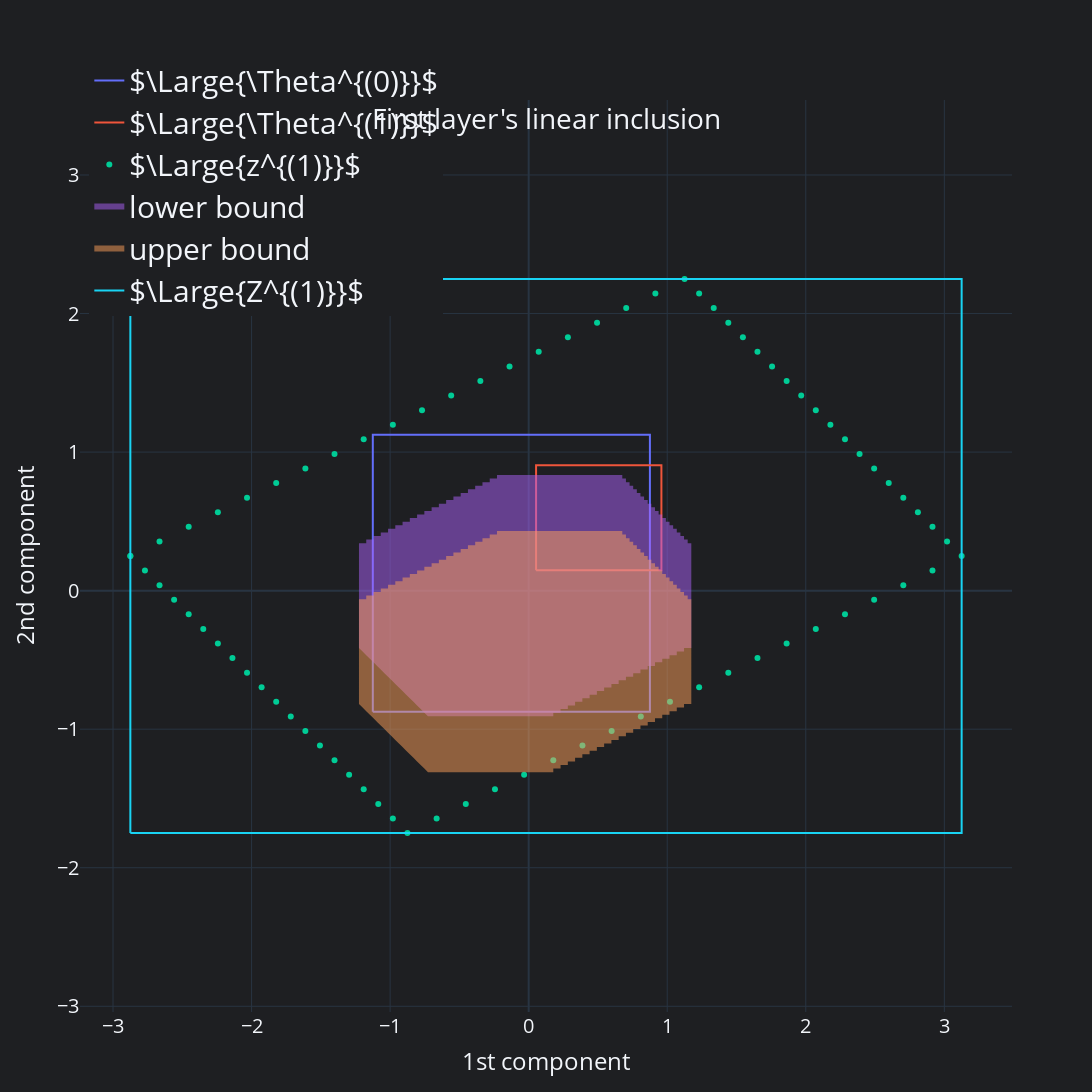

Write notebook code for a chart like this one.
### Code cell
fig_linear_inclusion = go.Figure()
fig_linear_inclusion.add_trace(
    go.Scatter(
        x=theta_0[0],
        y=theta_0[1],
        mode="lines",
        name=r"$\Large{\Theta^{(0)}}$",
    )
)
fig_linear_inclusion.add_trace(
    go.Scatter(
        x=theta_1[0],
        y=theta_1[1],
        mode="lines",
        name=r"$\Large{\Theta^{(1)}}$",
    )
)
fig_linear_inclusion.add_trace(
    go.Scatter(x=z_1[0], y=z_1[1], mode="markers", name=r"$\Large{z^{(1)}}$")
)
fig_linear_inclusion.add_trace(
    go.Scatter(
        x=lower_linear_1[0],
        y=lower_linear_1[1],
        mode="none",
        name="lower bound",
        fill="toself",
    )
)
fig_linear_inclusion.add_trace(
    go.Scatter(
        x=upper_linear_1[0][upper_linear_1[0] >= 0],
        y=upper_linear_1[1][upper_linear_1[0] >= 0],
        mode="none",
        name="upper bound",
        fill="toself",
    )
)
fig_linear_inclusion.add_trace(
    go.Scatter(
        x=(z_0_1.inf, z_0_1.inf, z_0_1.sup, z_0_1.sup, z_0_1.inf),
        y=(z_1_1.inf, z_1_1.sup, z_1_1.sup, z_1_1.inf, z_1_1.inf),
        mode="lines",
        name=r"$\Large{Z^{(1)}}$",
    )
)
fig_linear_inclusion.update_layout(
    title=dict(text="First layer's linear inclusion", **shared_title_params),
    **shared_layout,
)
fig_linear_inclusion.update_yaxes(**shared_ratio)
fig_linear_inclusion.show()

### Figure 1 — Plotly figure (JSON) as saved in the notebook; plotly's stock layout.template omitted (floating-point values rounded to 4 significant figures; data arrays with more than 128 entries replaced by an {"elided": "..."} marker saying what was removed)
{"data": [{"mode": "lines", "name": "$\\Large{\\Theta^{(0)}}$", "x": [-1.125, -1.125, 0.875, 0.875, -1.125], "y": [-0.875, 1.125, 1.125, -0.875, -0.875], "type": "scatter"}, {"mode": "lines", "name": "$\\Large{\\Theta^{(1)}}$", "x": [0.0534, 0.0534, 0.9579, 0.9579, 0.0534], "y": [0.148, 0.9047, 0.9047, 0.148, 0.148], "type": "scatter"}, {"mode": "markers", "name": "$\\Large{z^{(1)}}$", "x": [-2.875, -2.664, -2.454, -2.243, -2.033, -1.822, -1.612, -1.401, -1.191, -0.9803, -0.7697, -0.5592, -0.3487, -0.1382, 0.07237, 0.2829, 0.4934, 0.7039, 0.9145, 1.125, 1.23, 1.336, 1.441, 1.546, 1.651, 1.757, 1.862, 1.967, 2.072, 2.178, 2.283, 2.388, 2.493, 2.599, 2.704, 2.809, 2.914, 3.02, 3.125, 2.914, 2.704, 2.493, 2.283, 2.072, 1.862, 1.651, 1.441, 1.23, 1.02, 0.8092, 0.5987, 0.3882, 0.1776, -0.03289, -0.2434, -0.4539, -0.6645, -0.875, -2.77, -2.664, -2.559, -2.454, -2.349, -2.243, -2.138, -2.033, -1.928, -1.822, -1.717, -1.612, -1.507, -1.401, -1.296, -1.191, -1.086, -0.9803, -2.875], "y": [0.25, 0.3553, 0.4605, 0.5658, 0.6711, 0.7763, 0.8816, 0.9868, 1.092, 1.197, 1.303, 1.408, 1.513, 1.618, 1.724, 1.829, 1.934, 2.039, 2.145, 2.25, 2.145, 2.039, 1.934, 1.829, 1.724, 1.618, 1.513, 1.408, 1.303, 1.197, 1.092, 0.9868, 0.8816, 0.7763, 0.6711, 0.5658, 0.4605, 0.3553, 0.25, 0.1447, 0.03947, -0.06579, -0.1711, -0.2763, -0.3816, -0.4868, -0.5921, -0.6974, -0.8026, -0.9079, -1.013, -1.118, -1.224, -1.329, -1.434, -1.539, -1.645, -1.75, 0.1447, 0.03947, -0.06579, -0.1711, -0.2763, -0.3816, -0.4868, -0.5921, -0.6974, -0.8026, -0.9079, -1.013, -1.118, -1.224, -1.329, -1.434, -1.539, -1.645, 0.25], "type": "scatter"}, {"fill": "toself", "mode": "none", "name": "lower bound", "x": {"elided": "5929 float values"}, "y": {"elided": "5929 float values"}, "type": "scatter"}, {"fill": "toself", "mode": "none", "name": "upper bound", "x": {"elided": "5929 float values"}, "y": {"elided": "5929 float values"}, "type": "scatter"}, {"mode": "lines", "name": "$\\Large{Z^{(1)}}$", "x": [-2.875, -2.875, 3.125, 3.125, -2.875], "y": [-1.75, 2.25, 2.25, -1.75, -1.75], "type": "scatter"}], "layout": {"title": {"text": "First layer's linear inclusion", "y": 0.9, "x": 0.5, "xanchor": "center", "yanchor": "top"}, "font": {"size": 20}, "legend": {"font": {"size": 30}, "yanchor": "top", "y": 1.05, "xanchor": "left", "x": 0.01}, "paper_bgcolor": "#1E1F22", "xaxis": {"title": {"text": "1st component"}}, "yaxis": {"title": {"text": "2nd component"}, "scaleanchor": "x", "scaleratio": 1}, "autosize": false, "width": 1300, "height": 1300, "showlegend": true, "plot_bgcolor": "#1E1F22"}}
